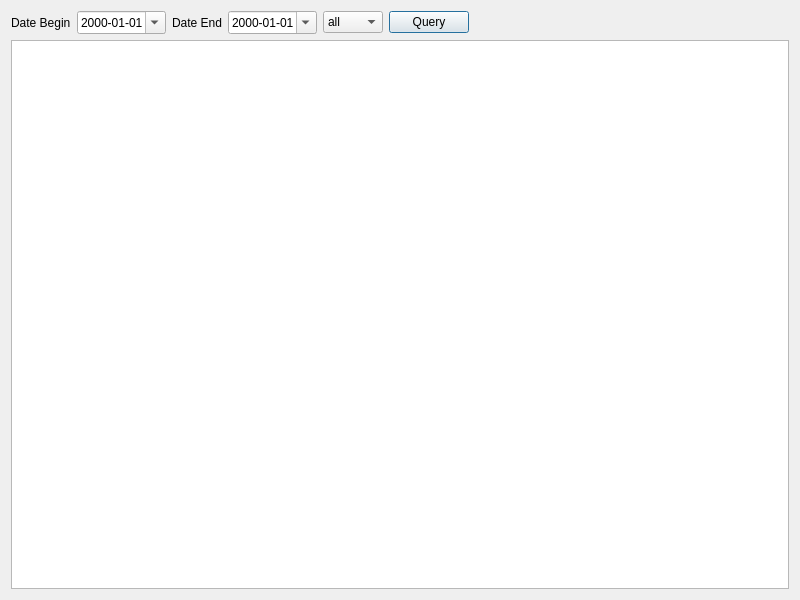
<?xml version="1.0" encoding="UTF-8"?>
<ui version="4.0">
 <class>DialogTaskMore</class>
 <widget class="QDialog" name="DialogTaskMore">
  <property name="geometry">
   <rect>
    <x>0</x>
    <y>0</y>
    <width>800</width>
    <height>600</height>
   </rect>
  </property>
  <property name="windowTitle">
   <string>Dialog</string>
  </property>
  <layout class="QVBoxLayout" name="verticalLayout">
   <item>
    <layout class="QHBoxLayout" name="horizontalLayout">
     <item>
      <widget class="QLabel" name="label">
       <property name="text">
        <string>Date Begin</string>
       </property>
      </widget>
     </item>
     <item>
      <widget class="QDateEdit" name="dateEditBegin">
       <property name="displayFormat">
        <string>yyyy-MM-dd</string>
       </property>
       <property name="calendarPopup">
        <bool>true</bool>
       </property>
      </widget>
     </item>
     <item>
      <widget class="QLabel" name="label_2">
       <property name="text">
        <string>Date End</string>
       </property>
      </widget>
     </item>
     <item>
      <widget class="QDateEdit" name="dateEditEnd">
       <property name="displayFormat">
        <string>yyyy-MM-dd</string>
       </property>
       <property name="calendarPopup">
        <bool>true</bool>
       </property>
      </widget>
     </item>
     <item>
      <widget class="QComboBox" name="comboBox">
       <property name="currentIndex">
        <number>3</number>
       </property>
       <item>
        <property name="text">
         <string>open</string>
        </property>
       </item>
       <item>
        <property name="text">
         <string>begin</string>
        </property>
       </item>
       <item>
        <property name="text">
         <string>finish</string>
        </property>
       </item>
       <item>
        <property name="text">
         <string>all</string>
        </property>
       </item>
      </widget>
     </item>
     <item>
      <widget class="QPushButton" name="btnQuery">
       <property name="text">
        <string>Query</string>
       </property>
      </widget>
     </item>
     <item>
      <spacer name="horizontalSpacer">
       <property name="orientation">
        <enum>Qt::Horizontal</enum>
       </property>
       <property name="sizeHint" stdset="0">
        <size>
         <width>40</width>
         <height>20</height>
        </size>
       </property>
      </spacer>
     </item>
    </layout>
   </item>
   <item>
    <widget class="QTableView" name="tableView">
     <attribute name="horizontalHeaderStretchLastSection">
      <bool>true</bool>
     </attribute>
     <attribute name="verticalHeaderVisible">
      <bool>false</bool>
     </attribute>
    </widget>
   </item>
  </layout>
 </widget>
 <resources/>
 <connections/>
</ui>
